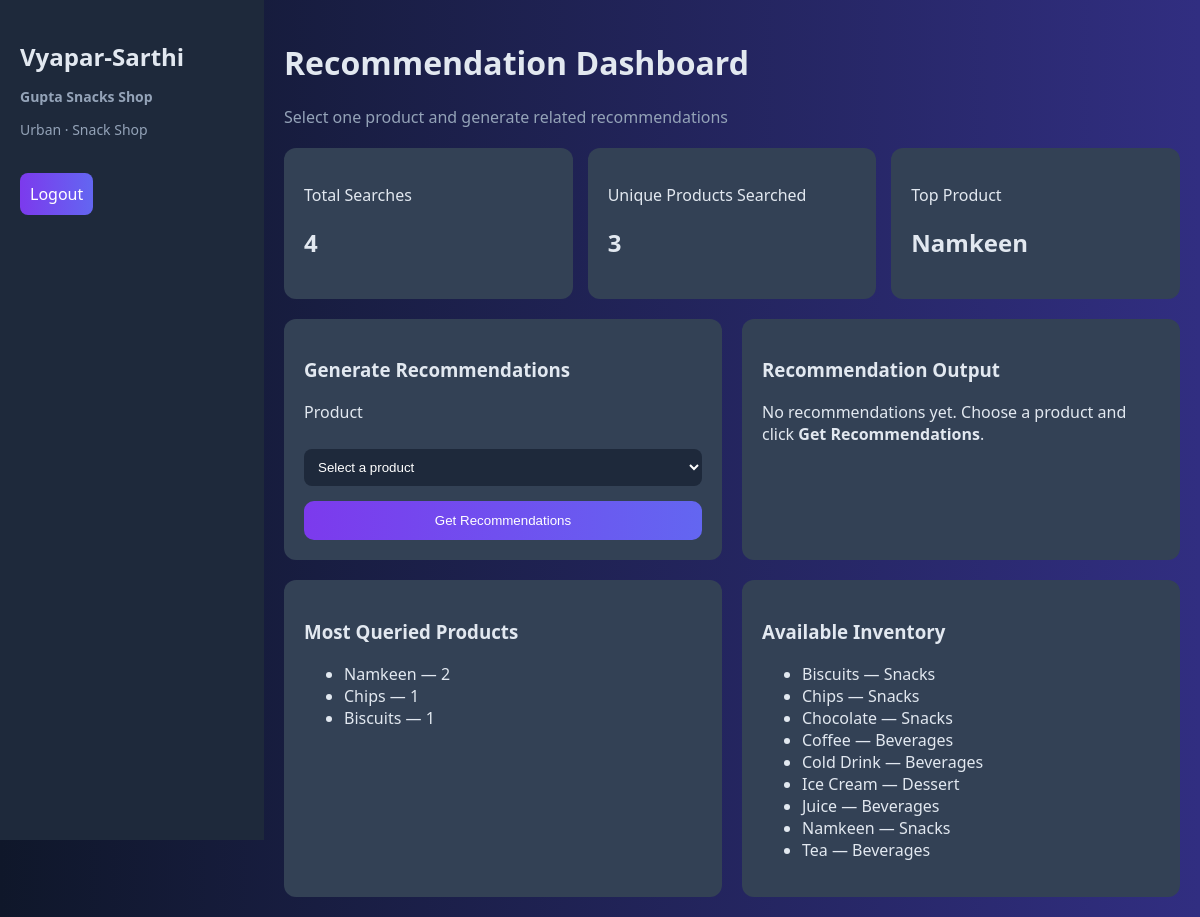
Page /dashboard (signed in) on the committed database.
### app/models.py (models this page shows)
class Shopkeeper(Base):
    __tablename__ = 'shopkeepers'
    id = Column(Integer, primary_key=True, index=True)
    shop_name = Column(String, nullable=False)
    owner_name = Column(String, nullable=False)
    username = Column(String, unique=True, nullable=False)
    password_hash = Column(String, nullable=False)
    location = Column(String, nullable=False)
    shop_type = Column(String, nullable=False)
    created_at = Column(DateTime, default=datetime.utcnow)
    searches = relationship('SearchLog', back_populates='shopkeeper')

class Product(Base):
    __tablename__ = 'products'
    id = Column(Integer, primary_key=True, index=True)
    name = Column(String, nullable=False, unique=True)
    category = Column(String, nullable=False)
    base_price = Column(Float, nullable=False)
    tags = Column(String, nullable=False)
    seasonal = Column(String, default='all')

### app/main.py (the view)
@app.get("/dashboard", response_class=HTMLResponse)
def dashboard_page(request: Request, db: Session = Depends(get_db)):
    user = current_user(request, db)
    if not user:
        return RedirectResponse(url="/", status_code=302)
    return render_dashboard(request, db, user)

### app/templates/dashboard.html (shortened to what this page needs)
<!DOCTYPE html>
<html>
<head>
    <link rel="stylesheet" href="/static/style.css">
</head>
<body>
<div class="dashboard">
    <div class="sidebar">
        <h2>Vyapar-Sarthi</h2>
        <p><strong>{{ user.shop_name }}</strong></p>
        <p>{{ user.location }} · {{ display_shop_type }}</p>
        <a href="/logout" class="logout">Logout</a>
    </div>
    <div class="content">
        <h1>Recommendation Dashboard</h1>
        <p class="sub">Select one product and generate related recommendations</p>
        <div class="cards">
            <div class="card">
                <p>Total Searches</p>
                <h2>{{ metrics.total_searches }}</h2>
            </div>
            <div class="card">
                <p>Unique Products Searched</p>
                <h2>{{ metrics.unique_products_searched }}</h2>
            </div>
            <div class="card">
                <p>Top Product</p>
                <h2>{{ metrics.top_product }}</h2>
            </div>
        </div>
        <div class="row">
            <div class="box">
                <h3>Generate Recommendations</h3>
                <form method="POST" action="/recommend">
                    <p>Product</p>
                    <select name="product_id" required>
                        <option value="" disabled {% if not selected %}selected{% endif %}>Select a product</option>
                    </select>
                    <button type="submit" class="btn">Get Recommendations</button>
                </form>
            </div>
            <div class="box">
                <h3>Recommendation Output</h3>
                {% if result %}
                    <p><strong>Base Product:</strong> {{ result.base_product }}</p>
                    <p>{{ result.explanation }}</p>
                    {% if result.recommendations %}
                        <div class="recommendation-list">
                            {% for item in result.recommendations %}
                                <div class="recommendation-item">
                                    <h4>{{ item.name }}</h4>
                                    <p>Category: {{ item.category }}</p>
                                    <p>Price: ₹{{ "%.0f"|format(item.price) }}</p>
                                    <p>Score: {{ item.score }}</p>
                                    <p>{{ item.reason }}</p>
                                </div>
                            {% endfor %}
                        </div>
                    {% else %}
                        <p>No recommendations found for this product.</p>
                    {% endif %}
                {% else %}
                    <p>No recommendations yet. Choose a product and click <strong>Get Recommendations</strong>.</p>
                {% endif %}
            </div>
        </div>
        <div class="row">
            <div class="box">
                <h3>Most Queried Products</h3>
                {% if metrics.top_products %}
                    <ul>
                        {% for name, count in metrics.top_products %}
                            <li>{{ name }} — {{ count }}</li>
                        {% endfor %}
                    </ul>
                {% else %}
                    <p>No search history yet.</p>
                {% endif %}
            </div>
            <div class="box">
                <h3>Available Inventory</h3>
                <ul>
                    {% for product in products %}
                        <li>{{ product.name }} — {{ product.category }}</li>
                    {% endfor %}
                </ul>
            </div>
        </div>
    </div>
</div>
</body>
</html>

### app/static/style.css (style rules this page uses)
body { margin: 0; font-family: 'Segoe UI', Arial, sans-serif; background: linear-gradient(to right, #0f172a, #312e81); color: #e2e8f0; }
.dashboard { display: flex; }
.sidebar { width: 20%; background: #1e293b; padding: 20px; height: 100vh; }
.sidebar h2 { margin-bottom: 10px; }
.sidebar p { color: #94a3b8; font-size: 14px; }
.logout { display: inline-block; margin-top: 20px; padding: 10px; background: linear-gradient(to right, #7c3aed, #6366f1); color: white; text-decoration: none; border-radius: 8px; }
.content { width: 80%; padding: 20px; }
.sub { color: #94a3b8; }
.cards { display: flex; gap: 15px; margin-top: 20px; }
.card { background: #334155; padding: 20px; border-radius: 12px; width: 30%; }
.row { display: flex; gap: 20px; margin-top: 20px; }
.box { background: #334155; padding: 20px; border-radius: 12px; width: 50%; }
input, select { width: 100%; padding: 10px; margin-top: 10px; border-radius: 8px; border: none; background: #1e293b; color: white; }
.btn { display: inline-block; width: 100%; margin-top: 15px; padding: 12px; background: linear-gradient(to right, #7c3aed, #6366f1); color: white; text-align: center; border-radius: 10px; border: none; cursor: pointer; }

### rows in the picture
Shopkeeper: shop_name "Gupta Snacks Shop", location "Urban"
Product: top_product "Namkeen", name "Namkeen", count "2", category "Snacks"
Product: name "Chips", count "1", category "Snacks"
Product: name "Biscuits", id "1", category "Snacks"
Product: name "Chocolate", category "Snacks"
Product: name "Coffee", category "Beverages"
Product: name "Cold Drink", category "Beverages"
Product: name "Ice Cream", category "Dessert"
Product: name "Juice", category "Beverages"
Product: name "Tea", category "Beverages"

### other values in the picture
{{ display_shop_type }} "Snack Shop"
{{ metrics.total_searches }} "4"
{{ metrics.unique_products_searched }} "3"
